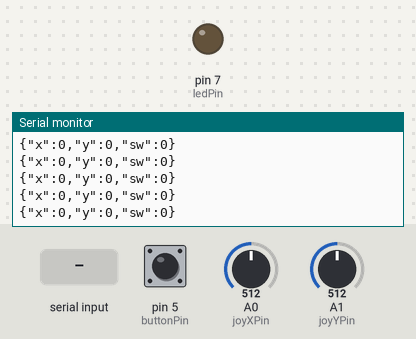
A sketch run on a simulated Arduino Uno, built for the host (arithmetic inside an expression is 32-bit, double 64-bit). On the bench: output pins drawn as LEDs (lit = HIGH), the last lines printed to the serial monitor. The test bench sets the inputs (shaded band); at power-on: A0 (joyXPin) = 512, A1 (joyYPin) = 512, pin 5 (buttonPin) LOW.

Above: at 1.2 s.
1.3 s: A0 (joyXPin) set to 523
At 2.4 s:
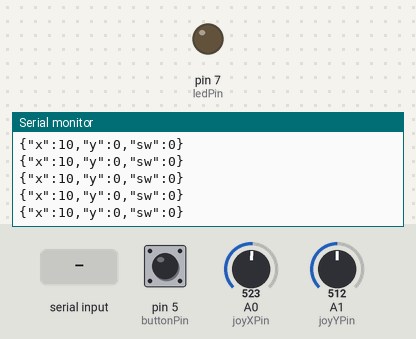
2.8 s: A1 (joyYPin) set to 716
At 3.4 s:
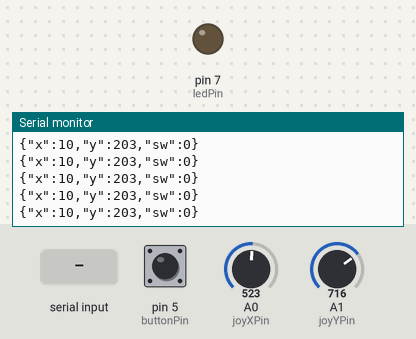
5.8 s: "undefined\n" received over Serial
8.8 s: "1\n" received over Serial
11.8 s: A0 (joyXPin) set to 511
At 12.8 s:
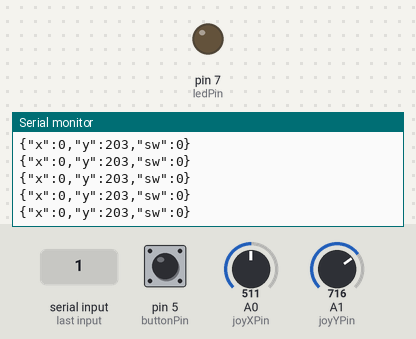
14.8 s: A1 (joyYPin) set to 511
At 15.3 s:
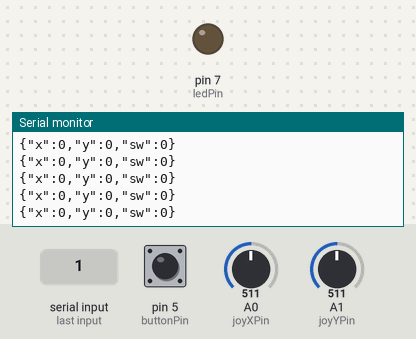
Timing chart, 0 to 17.4 s (numbered marks = the images above; inputs shaded):
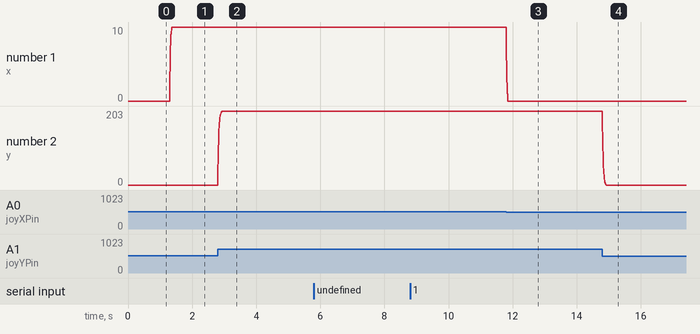

Measured:
- after the input at 1.3 s, the serial monitor: prints a new line at once (image 1)
- after the input at 2.8 s, the serial monitor: prints a new line at once (image 2)
- after the input at 11.8 s, the serial monitor: prints a new line at once (image 3)
- after the input at 14.8 s, the serial monitor: prints a new line at once (image 4)
- plotted number 1: 0 → 10 after the input at 1.3 s
- plotted number 2: 0 → 203 after the input at 2.8 s

The sketch:

joystick.ino
```cpp
#include <Arduino_JSON.h>

const int joyXPin = A0;
const int joyYPin = A1;
const int switchPin = 3;
const int buttonPin = 5;
const int ledPin = 7;
int buttonState = 0;
const int maxCalibrationFrames = 3;

float xValue, yValue;
int startX, startY;
float pXValue = -1, pYValue = -1;
float alpha = 0.2;
int calibrationFrames = 0;

JSONVar sensorData;
bool active;

void setup() {
  // put your setup code here, to run once:
  Serial.begin(38400);

  pinMode(switchPin, INPUT);
  pinMode(buttonPin, INPUT);
  pinMode(ledPin, OUTPUT);
  digitalWrite(switchPin, HIGH);
}

void loop() {
  if (Serial.available() > 0) {
    String jsonString = Serial.readStringUntil("\n");
    if (jsonString != '\n') {
      JSONVar serialInput = JSON.parse(jsonString);

      if (JSON.typeof(serialInput) == "undefined") {
        Serial.println("JSON parsing failed!");
      } else {
        active = (bool) serialInput["active"];
      }
    }
  }

  if (active) {
    digitalWrite(ledPin, HIGH);
  } else {
    digitalWrite(ledPin, LOW);
  }

  xValue = analogRead(joyXPin);
  yValue = analogRead(joyYPin);
  buttonState = digitalRead(buttonPin);

  if (pXValue == -1) {
    pXValue = xValue;
    pYValue = yValue;
  }

  xValue = pXValue + alpha*(xValue - pXValue);
  yValue = pYValue + alpha*(yValue - pYValue);

  if (calibrationFrames < maxCalibrationFrames) {
    calibrationFrames++;
    startX = xValue;
    startY = yValue;
  }
  else {
    sensorData["x"] = (int) (xValue - startX);
    sensorData["y"] = (int) (yValue - startY);
    sensorData["sw"] = (int) buttonState;

    Serial.println(sensorData);
  }

  pXValue = xValue;
  pYValue = yValue;
}
```
